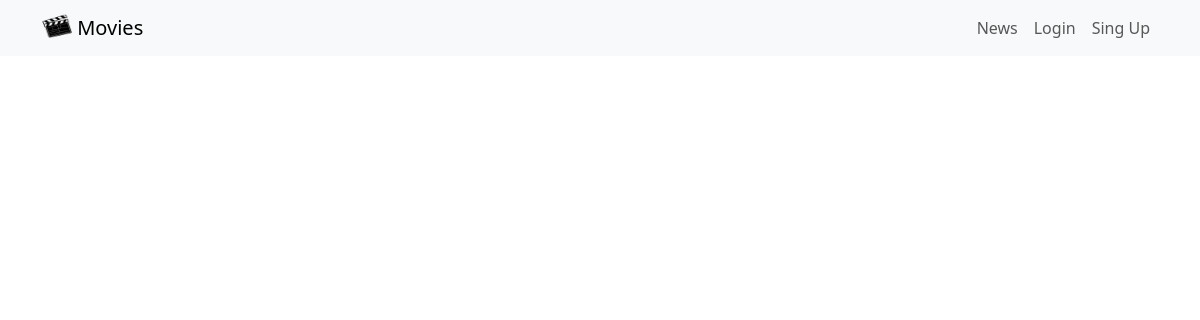
The page /news/ on the database as committed earlier.
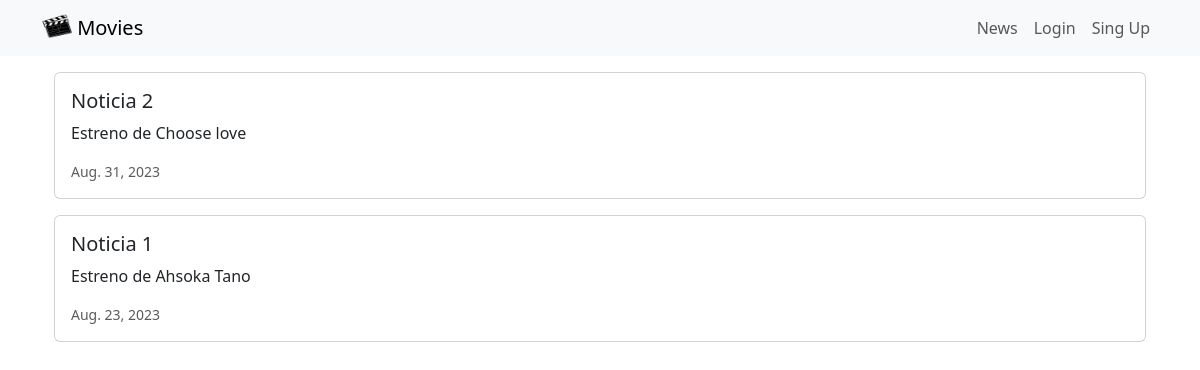
The same page on the database as committed later.
### news/models.py (models this page shows, shortened)
class News(models.Model):
    headline = models.CharField(max_length=200)
    body = models.TextField()
    date = models.DateField()

### news/views.py (the view)
# urls.py: path('news/', include('news.urls')),
def news(request):
    newss = News.objects.all().order_by('-date')
    return render(request, 'news.html', {'newss':newss})

### news/templates/news.html (shortened to what this page needs)
<head>
    <link href="https://cdn.jsdelivr.net/npm/bootstrap@5.3.0-alpha2/dist/css/bootstrap.min.css" rel="stylesheet">
</head>
{% extends 'base.html' %}
{% block content %}
<div class="container">
    {% for news in newss %}
    <div class="card mb-3">
        <div class="row g-0">
            <div>
                <div class="card-body">
                    <h5 class="card-title">{{ news.headline }}</h5>
                    <p class="card-text">{{ news.body }}</p>
                    <p class="card-text"><small class="text-muted">
                        {{ news.date }}
                    </small></p>
                </div>
            </div>
        </div>
    </div>
    {% endfor %}
</div>
    {% endblock content %}

Rows that differ between the two databases and show on the page:
added News: headline "Noticia 2", body "Estreno de Choose love", date "Aug. 31, 2023"
added News: headline "Noticia 1", body "Estreno de Ahsoka Tano", date "Aug. 23, 2023"
